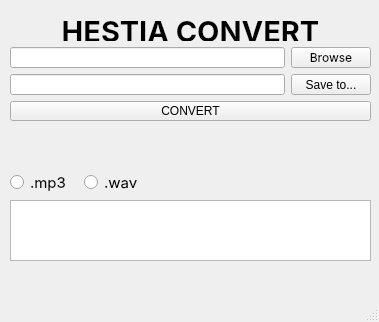
<?xml version="1.0" encoding="UTF-8"?>
<ui version="4.0">
 <class>MainWindow</class>
 <widget class="QMainWindow" name="MainWindow">
  <property name="geometry">
   <rect>
    <x>0</x>
    <y>0</y>
    <width>379</width>
    <height>322</height>
   </rect>
  </property>
  <property name="windowTitle">
   <string>Hestia Converter</string>
  </property>
  <widget class="QWidget" name="centralwidget">
   <widget class="QWidget" name="verticalLayoutWidget">
    <property name="geometry">
     <rect>
      <x>10</x>
      <y>20</y>
      <width>361</width>
      <height>101</height>
     </rect>
    </property>
    <layout class="QVBoxLayout" name="verticalLayout">
     <item>
      <widget class="QLabel" name="label">
       <property name="font">
        <font>
         <family>Inter</family>
         <pointsize>22</pointsize>
         <weight>75</weight>
        </font>
       </property>
       <property name="alignment">
        <set>Qt::AlignCenter</set>
       </property>
       <property name="text">
        <string>HESTIA CONVERT</string>
       </property>
      </widget>
     </item>
     <item>
      <layout class="QHBoxLayout" name="fileBrowserLayout">
       <item>
        <widget class="QLineEdit" name="filePathLineEdit"/>
       </item>
       <item>
        <widget class="QPushButton" name="browseButton">
         <property name="font">
          <font>
           <family>Inter</family>
          </font>
         </property>
         <property name="text">
          <string>Browse</string>
         </property>
        </widget>
       </item>
      </layout>
     </item>
     <item>
      <layout class="QHBoxLayout" name="horizontalLayout_3">
       <item>
        <widget class="QLineEdit" name="filePathLineEdit_3"/>
       </item>
       <item>
        <widget class="QPushButton" name="pushButton_2">
         <property name="text">
          <string>Save to...</string>
         </property>
        </widget>
       </item>
      </layout>
     </item>
     <item>
      <layout class="QHBoxLayout" name="horizontalLayout">
       <item>
        <widget class="QPushButton" name="pushButton">
         <property name="text">
          <string>CONVERT</string>
         </property>
        </widget>
       </item>
      </layout>
     </item>
    </layout>
   </widget>
   <widget class="QWidget" name="horizontalLayoutWidget">
    <property name="geometry">
     <rect>
      <x>151</x>
      <y>170</y>
      <width>221</width>
      <height>31</height>
     </rect>
    </property>
    <layout class="QHBoxLayout" name="horizontalLayout"/>
   </widget>
   <widget class="QWidget" name="horizontalLayoutWidget_2">
    <property name="geometry">
     <rect>
      <x>10</x>
      <y>170</y>
      <width>141</width>
      <height>26</height>
     </rect>
    </property>
    <layout class="QHBoxLayout" name="horizontalLayout_2">
     <item>
      <widget class="QRadioButton" name="radioButton_3">
       <property name="font">
        <font>
         <family>Inter</family>
         <pointsize>11</pointsize>
        </font>
       </property>
       <property name="text">
        <string>.mp3</string>
       </property>
      </widget>
     </item>
     <item>
      <widget class="QRadioButton" name="radioButton_2">
       <property name="font">
        <font>
         <family>Inter</family>
         <pointsize>11</pointsize>
        </font>
       </property>
       <property name="text">
        <string>.wav</string>
       </property>
      </widget>
     </item>
    </layout>
   </widget>
   <widget class="QTextEdit" name="textEdit">
    <property name="geometry">
     <rect>
      <x>10</x>
      <y>200</y>
      <width>361</width>
      <height>61</height>
     </rect>
    </property>
    <property name="font">
     <font>
      <family>Hack Nerd Font</family>
     </font>
    </property>
   </widget>
  </widget>
  <widget class="QMenuBar" name="menubar">
   <property name="geometry">
    <rect>
     <x>0</x>
     <y>0</y>
     <width>379</width>
     <height>22</height>
    </rect>
   </property>
  </widget>
  <widget class="QStatusBar" name="statusbar"/>
 </widget>
 <resources/>
 <connections/>
</ui>
